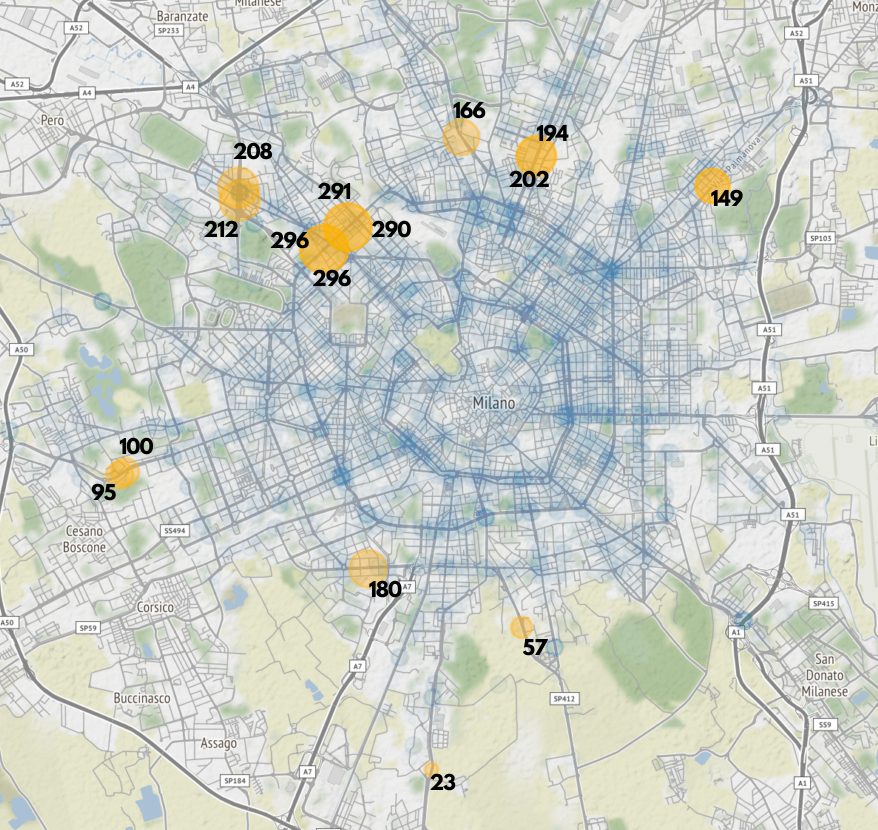

The Python source for this figure:

import geopandas as gp
import matplotlib.pyplot as plt
from shapely import geometry
import contextily as cx

path = "dataset/autovelox/autovelox_2014.csv"
autovelox_2014 = gp.read_file(path).set_crs(epsg=3857)
autovelox_2014 = gp.GeoDataFrame(geometry=gp.points_from_xy(
    autovelox_2014['field_1'], 
    autovelox_2014['field_2']
    ))

incidenti = gp.read_file("dataset/incidenti/inc_strad_milano_2016.geojson").to_crs(epsg=3857)

MAX_DIST = 1500 # -> ~= 1 Km

df = {}
for i in autovelox_2014.index: 
    df[i] = 0

for i, point in zip(autovelox_2014.index, autovelox_2014['geometry']): 
    autovelox_point = geometry.Point(point)
    for inc_point in incidenti['geometry']: 
        inc_point = geometry.Point(inc_point)

        #print(autovelox_point.distance(inc_point))
        if autovelox_point.distance(inc_point) < MAX_DIST: 
            df[i] += 1
            
autovelox_2014['incidenti_vicini'] = gp.GeoSeries(df)
autovelox_2014['incidenti_pesati'] = autovelox_2014['incidenti_vicini'] / 3.14

print(autovelox_2014)
# print(df)

x = incidenti.plot(alpha=0.01)
ax = autovelox_2014.plot(ax = x, markersize=autovelox_2014['incidenti_vicini'], alpha=0.4, color='orange', legend=True)

for v, p in zip(autovelox_2014['incidenti_vicini'], autovelox_2014['geometry']): 
    p = geometry.Point(p)
    plt.text(p.x, p.y, v)

cx.add_basemap(ax = ax)
plt.show()

#                            geometry  incidenti_vicini
# 0   POINT (1024096.591 5701313.468)               194
# 1   POINT (1024082.787 5701260.656)               202
# 2   POINT (1016387.327 5700465.856)               208
# 3   POINT (1016422.915 5700131.103)               212
# 4   POINT (1022149.902 5701766.778)               166
# 5   POINT (1013313.951 5693035.129)                95
# 6   POINT (1013459.145 5693117.646)               100
# 7   POINT (1019736.741 5690611.472)               180
# 8   POINT (1021377.846 5685420.950)                23
# 9   POINT (1023707.986 5689096.052)                57
# 10  POINT (1019215.576 5699438.989)               291
# 11  POINT (1019208.953 5699446.595)               290
# 12  POINT (1018599.545 5698878.724)               296
# 13  POINT (1018605.612 5698871.816)               296
# 14  POINT (1028650.638 5700506.610)               149
# 15  POINT (1028636.645 5700511.898)               149


# df = {}
# for i, inc_point in zip(incidenti.index, incidenti['geometry']): 
#     inc_point = geometry.Point(inc_point)
#     point = autovelox_2014['geometry'].iloc[0] 
#     autovelox_point = geometry.Point(point)

#     df[i] = autovelox_point.distance(inc_point) < MAX_DIST
            
# # print(df)


# incidenti['IN'] = gp.GeoSeries(df)

# x = incidenti.plot(alpha=0.03, column='IN')
# #ax = autovelox_2014.plot(ax = x, markersize=autovelox_2014['incidenti_vicini'], alpha=0.4, color='orange')
# cx.add_basemap(ax = x)
# plt.show()
